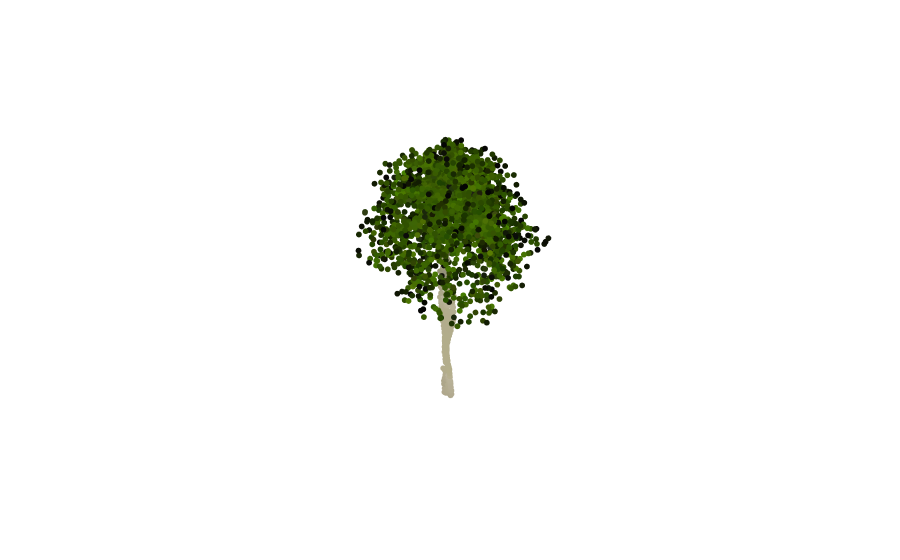

Notebook source saved alongside this figure:
### Code cell
fig_plotly.show()

### Figure 1 — Plotly figure (JSON) as saved in the notebook; plotly's stock layout.template omitted (floating-point values rounded to 4 significant figures; data arrays with more than 128 entries replaced by an {"elided": "..."} marker saying what was removed)
{"data": [{"marker": {"color": {"elided": "4096 str values"}, "size": 2}, "mode": "markers", "type": "scatter3d", "x": {"elided": "4096 float values"}, "y": {"elided": "4096 float values"}, "z": {"elided": "4096 float values"}}], "layout": {"scene": {"xaxis": {"visible": false}, "yaxis": {"visible": false}, "zaxis": {"visible": false}}}}
